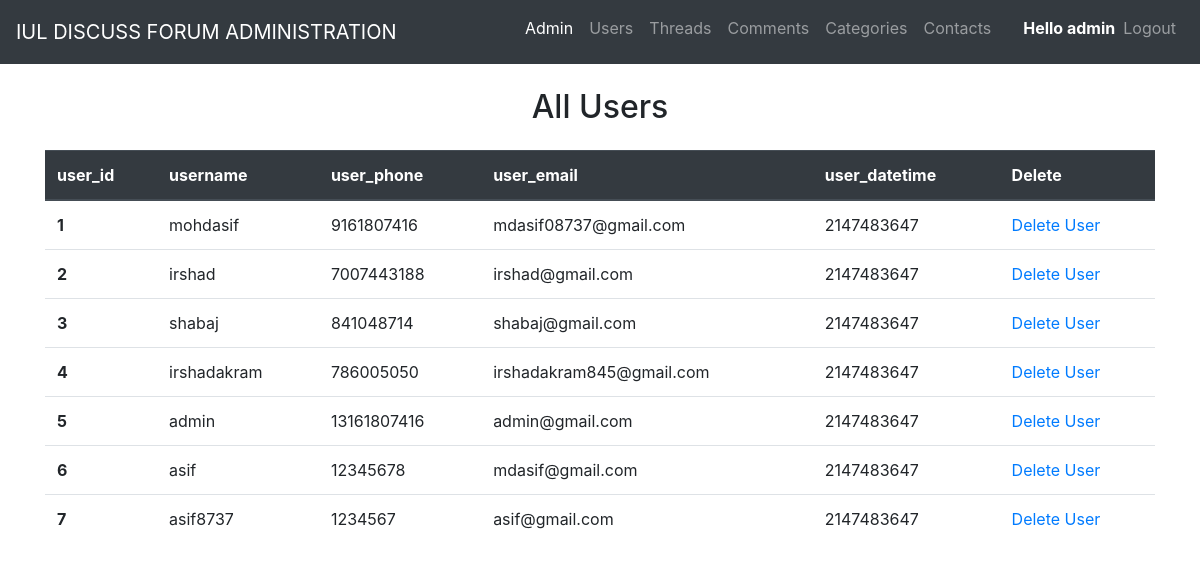
Screenshot of /admin/users.php (signed in) with the database file from the repository.
### tables this page shows
CREATE TABLE `users` (
  `user_id` int(255) NOT NULL,
  `username` varchar(255) NOT NULL,
  `user_phone` varchar(255) NOT NULL,
  `user_email` varchar(255) NOT NULL,
  `user_password` varchar(255) NOT NULL,
  `user_datetime` int(11) NOT NULL DEFAULT current_timestamp()
);

### admin/users.php (the view)
<?php
 include 'layout.php';
?>
<div class="container mx-auto my-4">
    <h2 class="text-center my-4">All Users</h2>
    <table class="table">
        <thead class="thead-dark">
            <tr>
                <th scope="col">user_id</th>
                <th scope="col">username</th>
                <th scope="col">user_phone</th>
                <th scope="col">user_email</th>
                <th scope="col">user_datetime</th>
                <th scope="col">Delete</th>
            </tr>
        </thead>
        <tbody>
        <?php
       include 'db_connect.php';
       $sql = "SELECT * FROM `users`";
       $result = mysqli_query($conn,$sql);
       if($num = mysqli_num_rows($result) > 0){
           while($row = mysqli_fetch_assoc($result)){
           echo '<tr>
                    <th scope="row">'.$row["user_id"].'</th>
                    <td>'.$row["username"].'</td>
                    <td>'.$row["user_phone"].'</td>
                    <td>'.$row["user_email"].'</td>
                    <td>'.$row["user_datetime"].'</td>
                    <td><a href="delete_user.php?user_id='.$row['user_id'].'"> Delete User</a></td>
                </tr>';
           }
        }
        ?>
        </tbody>
    </table>
</div>

### rows the page displays
users: user_id "1", username "mohdasif", user_phone "9161807416", user_email "mdasif08737@gmail.com", user_datetime "2147483647"
users: user_id "2", username "irshad", user_phone "7007443188", user_email "irshad@gmail.com", user_datetime "2147483647"
users: user_id "3", username "shabaj", user_phone "841048714", user_email "shabaj@gmail.com", user_datetime "2147483647"
users: user_id "4", username "irshadakram", user_phone "786005050", user_email "irshadakram845@gmail.com", user_datetime "2147483647"
users: user_id "5", username "admin", user_phone "13161807416", user_email "admin@gmail.com", user_datetime "2147483647"
users: user_id "6", username "asif", user_phone "12345678", user_email "mdasif@gmail.com", user_datetime "2147483647"
users: user_id "7", username "asif8737", user_phone "1234567", user_email "asif@gmail.com", user_datetime "2147483647"

### other values shown
$_SESSION['admin_username'] "admin"
